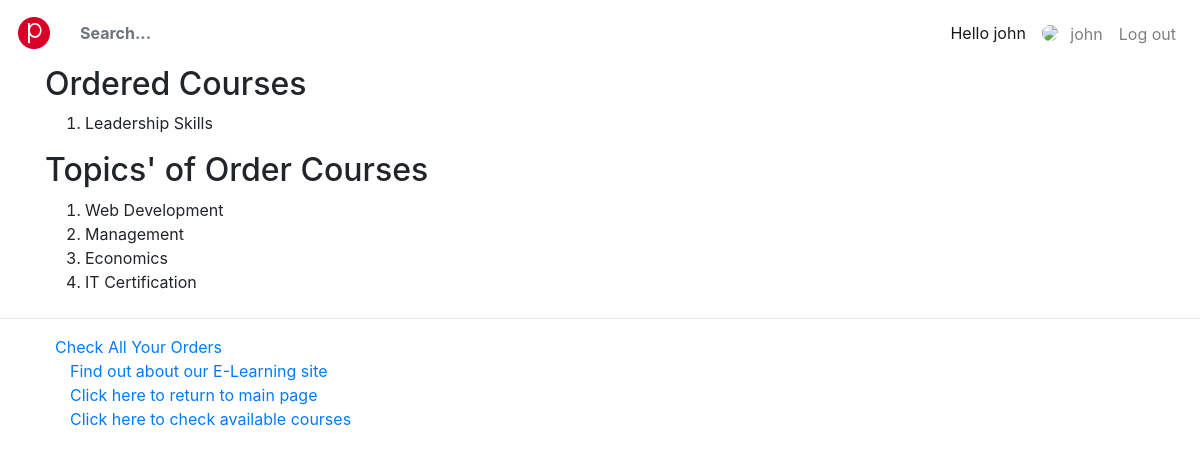
The app's page /myapp/myaccount (signed in) with its own data.
### myapp/models.py (models this page shows, shortened)
class Course(models.Model):
    topic = models.ForeignKey(Topic, related_name='courses', on_delete=models.CASCADE)
    name = models.CharField(max_length=200)
    price = models.DecimalField(max_digits=10, decimal_places=2, validators=[validate_price])
    for_everyone = models.BooleanField(default=True)
    description = models.TextField(max_length=300, null=True, blank=True)
    interested = models.PositiveIntegerField(default=0)
    stages = models.PositiveIntegerField(default=3)

class Topic(models.Model):
    name = models.CharField(max_length=200)
    category = models.CharField(max_length=200)

### myapp/views.py (the view)
# urls.py: path(r'myaccount', views.myaccount, name='myaccount'),
@login_required(login_url='/myapp/login')
def myaccount(request):
    usr = request.user
    if Student.objects.get(username=usr.username):
        order_list = Order.objects.filter(student=usr)
        topic_list = Topic.objects.filter(student=usr)
        course_list = list()
        course_name = [order.course.name for order in order_list]
        for name in course_name:
            if name not in course_list:
                course_list.append(name)
        return render(request, 'myapp/myaccount.html', {'firstName': usr.first_name,
                                                        'lastName': usr.last_name,
                                                        'course_list': course_list,
                                                        'topic_list': topic_list})
    else:
        msg = 'You are not a registered student.'
        return render(request, 'myapp/order_response.html', {'msg': msg})

### myapp/templates/myapp/myaccount.html (shortened to what this page needs)
{% extends 'Myapp/base.html' %}
{% block body_block %}
    {%  block content %}
        <div>
             {%  if course_list %}
                <h2> Ordered Courses</h2>
                <ol>
                   {%  for crs in course_list %}
                       <li>{{ crs }}</li>
                   {% endfor %}
                 </ol>
            {%  else %}
                <Strong> There is no Course </Strong>
            {% endif %}
        </div>
        <div>
            {%  if topic_list %}
                <h2> Topics' of Order Courses </h2>
                <ol>
                   {%  for tp in topic_list %}
                       <li>{{ tp.name }}</li>
                   {% endfor %}
                 </ol>
            {%  else %}
                <Strong> There is no interested topic </Strong>
            {% endif %}
        </div>
    {%  endblock %}
{% endblock %}

### myapp/templates/myapp/base.html (shortened to what this page needs)
<!DOCTYPE html>
<html lang="en">
{% load static %}
<head>
    <link rel="stylesheet" type="text/css" href="{% static 'myapp/style.css' %}"/>
    <link rel="stylesheet" href="{% static 'myapp/css/bootstrap.min.css' %}">
    <link rel="stylesheet" href="https://cdn.jsdelivr.net/npm/bootstrap-icons@1.5.0/font/bootstrap-icons.min.css"
>
    <link rel="stylesheet" href="https://use.fontawesome.com/releases/v5.15.3/css/all.css"
          media="all" type="text/css">
    <link rel="stylesheet" href="{% static 'myapp/css/fileinput.min.css' %}" media="all" type="text/css">
</head>
<body>
<nav class="navbar navbar-expand-lg navbar-light bg-white">
    <a class="navbar-brand font-weight-bolder mr-3" href="{% url 'myapp:index' %}"><img
            src="{% static 'myapp/img/logo.png' %}"></a>
    <div class="collapse navbar-collapse" id="navbarsDefault">
        <ul class="navbar-nav mr-auto align-items-center">
            <form class="bd-search hidden-sm-down">
                <input type="text" class="form-control bg-graylight border-0 font-weight-bold" id="search-input"
                       placeholder="Search..." autocomplete="off">
            </form>
        </ul>
        <ul class="navbar-nav ml-auto align-items-center">
            {% if request.user.is_authenticated %}
                <a class="nav-link active" href="{% url 'myapp:index' %}">Hello {{ request.user.username }}</a>
                <li class="nav-item">
                    <a class="nav-link" href="{% url 'myapp:profile_upload_page' %}"><img class="rounded-circle mr-2"
                                                                                     src="{% url 'myapp:request_profile' request.user.id %}"
                                                                                     width="30">
                        <span class="align-middle">{{ request.user.username }}</span></a>
                </li>
                <li class="nav-item">
                    <a class="nav-link" href="{% url 'myapp:logout' %}"><span class="align-middle">Log out</span></a>
                </li>
            {% endif %}
        </ul>
    </div>
</nav>
<main role="main">
    <div class="container mb-4">
        {% block body_block %}*** {% endblock %}
    </div>
    <hr />
    <div>
        <ul>
            {% if request.user.is_authenticated %}
                <li class="hbar1"><a href="{% url 'myapp:myorders' %}">Check All Your Orders</a><br></li>
            {% endif %}
            <li class="hbar1"><a href="{% url 'myapp:about' %}">Find out about our E-Learning site</a><br></li>
            <li class="hbar1"><a href="{% url 'myapp:index' %}">Click here to return to main page</a><br/></li>
            <li class="hbar1"><a href="{% url 'myapp:courses' %}">Click here to check available courses</a><br/></li>
        </ul>
    </div>
</main>
</body>

### myapp/static/myapp/style.css (style rules this page uses)
.hbar1 { display: inline; margin: 15px; }

### records on screen
Course: course_list "Leadership Skills"
Topic: name "Web Development"
Topic: name "Management"
Topic: name "Economics"
Topic: name "IT Certification"

### other values on screen
{{ request.user.username }} "john"
